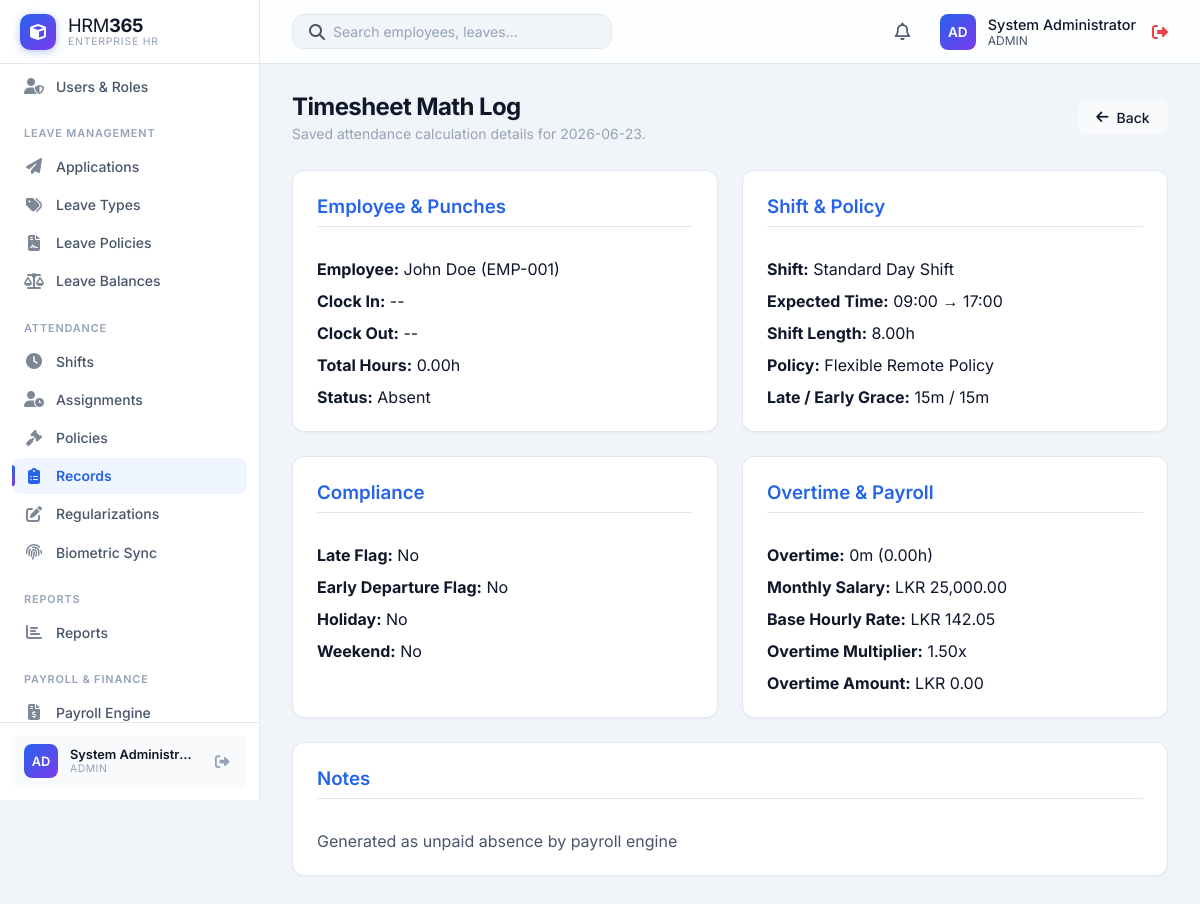
Screenshot of /HRM365/modules/attendance_records/detail.php?id=173 (signed in) with the database file from the repository.
### tables this page shows
CREATE TABLE `users` (
  `id` int(11) NOT NULL,
  `username` varchar(50) NOT NULL,
  `password` varchar(255) NOT NULL,
  `full_name` varchar(100) DEFAULT NULL,
  `role` enum('admin','HR','manager','employee') DEFAULT 'employee',
  `status` enum('Active','Inactive') DEFAULT 'Active',
  `language` varchar(20) DEFAULT 'English',
  `department` varchar(50) DEFAULT NULL,
  `employee_id` int(11) DEFAULT NULL,
  `created_at` timestamp NOT NULL DEFAULT current_timestamp()
);

CREATE TABLE `attendance_records` (
  `id` int(11) NOT NULL,
  `employee_id` int(11) NOT NULL,
  `shift_id` int(11) DEFAULT NULL,
  `attendance_policy_id` int(11) DEFAULT NULL,
  `date` date NOT NULL,
  `clock_in` datetime DEFAULT NULL,
  `clock_out` datetime DEFAULT NULL,
  `total_hours` decimal(5,2) DEFAULT 0.00,
  `break_hours` decimal(5,2) DEFAULT 0.00,
  `overtime_hours` decimal(5,2) DEFAULT 0.00,
  `overtime_amount` decimal(10,2) DEFAULT 0.00,
  `is_late` tinyint(4) DEFAULT 0,
  `is_early_departure` tinyint(4) DEFAULT 0,
  `is_absent` tinyint(1) DEFAULT 0,
  `is_holiday` tinyint(1) DEFAULT 0,
  `is_weekend` tinyint(1) DEFAULT 0,
  `status` enum('Present','Absent','Half Day','Holiday','On Leave','Pending') DEFAULT 'Pending',
  `notes` text DEFAULT NULL,
  `created_at` timestamp NOT NULL DEFAULT current_timestamp(),
  `updated_at` timestamp NOT NULL DEFAULT current_timestamp() ON UPDATE current_timestamp()
);

CREATE TABLE `employees` (
  `id` int(11) NOT NULL,
  `employee_code` varchar(20) NOT NULL,
  `first_name` varchar(50) NOT NULL,
  `last_name` varchar(50) NOT NULL,
  `email` varchar(100) NOT NULL,
  `phone` varchar(20) DEFAULT NULL,
  `department` varchar(50) DEFAULT NULL,
  `designation` varchar(50) DEFAULT NULL,
  `status` enum('Active','On Leave','Terminated') DEFAULT 'Active',
  `biometric_user_id` varchar(50) DEFAULT NULL,
  `hire_date` date DEFAULT NULL,
  `created_at` timestamp NOT NULL DEFAULT current_timestamp(),
  `updated_at` timestamp NOT NULL DEFAULT current_timestamp() ON UPDATE current_timestamp(),
  `date_of_birth` date DEFAULT NULL,
  `gender` enum('Male','Female','Other') DEFAULT NULL,
  `address` text DEFAULT NULL,
  `branch_id` int(11) DEFAULT NULL,
  `employment_type` enum('Full-time','Part-time','Contract') DEFAULT NULL,
  `base_salary` decimal(10,2) DEFAULT NULL,
  `profile_photo` varchar(255) DEFAULT NULL,
  `shift_id` int(11) DEFAULT NULL,
  `attendance_policy_id` int(11) DEFAULT NULL
);

CREATE TABLE `shifts` (
  `id` int(11) NOT NULL,
  `name` varchar(100) NOT NULL,
  `description` text DEFAULT NULL,
  `start_time` time NOT NULL,
  `end_time` time NOT NULL,
  `grace_period` int(11) DEFAULT 0,
  `is_night_shift` tinyint(1) DEFAULT 0,
  `status` enum('Active','Inactive') DEFAULT 'Active',
  `created_at` timestamp NOT NULL DEFAULT current_timestamp()
);

CREATE TABLE `attendance_policies` (
  `id` int(11) NOT NULL,
  `name` varchar(100) NOT NULL,
  `description` text DEFAULT NULL,
  `late_arrival_grace` int(11) DEFAULT 0,
  `early_departure_grace` int(11) DEFAULT 0,
  `overtime_rate_per_hour` decimal(10,2) DEFAULT 0.00,
  `status` enum('Active','Inactive') DEFAULT 'Active',
  `created_at` timestamp NOT NULL DEFAULT current_timestamp(),
  `updated_at` timestamp NOT NULL DEFAULT current_timestamp() ON UPDATE current_timestamp()
);

CREATE TABLE `system_settings` (
  `setting_key` varchar(50) NOT NULL,
  `setting_value` text NOT NULL,
  `updated_at` timestamp NOT NULL DEFAULT current_timestamp() ON UPDATE current_timestamp()
);

### HRM365/modules/attendance_records/detail.php (the view, shortened to what the rows shown need)
<?php
require_once '../../includes/db.php';
require_once '../../includes/auth.php';
require_once '../../includes/attendance_math.php';
$id = intval($_GET['id'] ?? 0);
$stmt = $pdo->prepare("
    SELECT r.*,
           e.first_name, e.last_name, e.employee_code, e.base_salary, e.department,
           s.name AS shift_name, s.start_time, s.end_time, s.grace_period, s.is_night_shift,
           p.name AS policy_name, p.late_arrival_grace, p.early_departure_grace, p.overtime_rate_per_hour
    FROM attendance_records r
    JOIN employees e ON r.employee_id = e.id
    LEFT JOIN shifts s ON r.shift_id = s.id
    LEFT JOIN attendance_policies p ON r.attendance_policy_id = p.id
    WHERE r.id = ?
");
$stmt->execute([$id]);
$record = $stmt->fetch();
$currency = $pdo->query("SELECT setting_value FROM system_settings WHERE setting_key = 'currency'")->fetchColumn() ?: 'LKR';
function fmt_time(?string $value): string
{
    return $value ? date('Y-m-d H:i', strtotime($value)) : '--';
}
$shiftHours = calculate_shift_hours($record['start_time'], $record['end_time']);
$hourlyRate = floatval($record['base_salary']) > 0 && $shiftHours > 0 ? floatval($record['base_salary']) / (22 * $shiftHours) : 0.00;
$policyRate = floatval($record['overtime_rate_per_hour'] ?? 0) > 0 ? floatval($record['overtime_rate_per_hour']) : 1.00;
include '../../includes/header.php';
?>
<div class="page-header">
    <div>
        <h1 class="page-title">Timesheet Math Log</h1>
        <div class="page-subtitle">Saved attendance calculation details for <?php echo htmlspecialchars($record['date']); ?>.</div>
    </div>
</div>
<div style="display: grid; grid-template-columns: 1fr 1fr; gap: 1.5rem;">
    <div class="card">
        <div style="display: grid; gap: 0.75rem;">
            <div><strong>Employee:</strong> <?php echo htmlspecialchars($record['first_name'] . ' ' . $record['last_name']); ?> (<?php echo htmlspecialchars($record['employee_code']); ?>)</div>
            <div><strong>Clock In:</strong> <?php echo htmlspecialchars(fmt_time($record['clock_in'])); ?></div>
            <div><strong>Clock Out:</strong> <?php echo htmlspecialchars(fmt_time($record['clock_out'])); ?></div>
            <div><strong>Total Hours:</strong> <?php echo number_format(floatval($record['total_hours']), 2); ?>h</div>
            <div><strong>Status:</strong> <?php echo htmlspecialchars($record['status']); ?></div>
        </div>
    </div>
    <div class="card">
        <div style="display: grid; gap: 0.75rem;">
            <div><strong>Shift:</strong> <?php echo htmlspecialchars($record['shift_name'] ?? 'No Shift'); ?></div>
            <div><strong>Expected Time:</strong> <?php echo $record['start_time'] ? htmlspecialchars(substr($record['start_time'], 0, 5)) : '--:--'; ?> &rarr; <?php echo $record['end_time'] ? htmlspecialchars(substr($record['end_time'], 0, 5)) : '--:--'; ?></div>
            <div><strong>Shift Length:</strong> <?php echo number_format($shiftHours, 2); ?>h</div>
            <div><strong>Policy:</strong> <?php echo htmlspecialchars($record['policy_name'] ?? 'No Policy'); ?></div>
            <div><strong>Late / Early Grace:</strong> <?php echo intval($record['late_arrival_grace'] ?? 0); ?>m / <?php echo intval($record['early_departure_grace'] ?? 0); ?>m</div>
        </div>
    </div>
    <div class="card">
        <div style="display: grid; gap: 0.75rem;">
            <div><strong>Overtime:</strong> <?php echo htmlspecialchars(format_hours_minutes(floatval($record['overtime_hours']))); ?> (<?php echo number_format(floatval($record['overtime_hours']), 2); ?>h)</div>
            <div><strong>Monthly Salary:</strong> <?php echo htmlspecialchars($currency); ?> <?php echo number_format(floatval($record['base_salary']), 2); ?></div>
            <div><strong>Base Hourly Rate:</strong> <?php echo htmlspecialchars($currency); ?> <?php echo number_format($hourlyRate, 2); ?></div>
            <div><strong>Overtime Multiplier:</strong> <?php echo number_format($policyRate, 2); ?>x</div>
            <div><strong>Overtime Amount:</strong> <?php echo htmlspecialchars($currency); ?> <?php echo number_format(floatval($record['overtime_amount']), 2); ?></div>
        </div>
    </div>
</div>
<?php if (!empty($record['notes'])): ?>
    <div class="card" style="margin-top: 1.5rem;">
        <h3 class="mb-4" style="color: var(--accent-primary); border-bottom: 1px solid var(--border-color); padding-bottom: 0.5rem;">Notes</h3>
        <div style="color: var(--text-secondary);"><?php echo nl2br(htmlspecialchars($record['notes'])); ?></div>
    </div>
<?php endif; ?>
<?php include '../../includes/footer.php'; ?>

### HRM365/includes/header.php (shortened to what the rows shown need)
<?php
require_once __DIR__ . '/auth.php';
$stylesheetPath = __DIR__ . '/../css/styles.css';
$stylesheetVersion = is_file($stylesheetPath) ? filemtime($stylesheetPath) : time();
?>
<!DOCTYPE html>
<html lang="en">
<head>
    <link rel="stylesheet" href="<?php echo app_url('css/styles.css'); ?>?v=<?php echo $stylesheetVersion; ?>">
    <link rel="stylesheet" href="https://cdnjs.cloudflare.com/ajax/libs/font-awesome/6.4.0/css/all.min.css">
</head>
<body>
    <?php include 'sidebar.php'; ?>
    <div class="main-wrapper">
        <header class="top-header">
            <div class="header-actions">
                <div class="user-profile" style="display: flex; align-items: center; gap: 1rem;">
                    <a href="<?php echo app_url('profile.php'); ?>" style="display: flex; align-items: center; gap: 0.75rem; text-decoration: none; color: inherit;">
                        <div class="avatar"><?php echo strtoupper(substr($currentUser['username'], 0, 2)); ?></div>
                        <div class="user-info">
                            <div style="font-size: 0.9rem; font-weight: 500; color: var(--text-primary);">
                                <?php echo htmlspecialchars($_SESSION['full_name'] ?? $currentUser['username']); ?>
                            </div>
                            <div style="font-size: 0.75rem; color: var(--text-secondary); text-transform: uppercase;">
                                <?php echo htmlspecialchars($currentUser['role']); ?>
                            </div>
                        </div>
                    </a>
                </div>
            </div>
        </header>
        <main class="content-area">

### HRM365/includes/sidebar.php (shortened to what the rows shown need)
<aside class="sidebar">
    <div class="sidebar-footer">
        <div class="sidebar-user">
            <div class="avatar"><?php echo strtoupper(substr($currentUser['username'], 0, 2)); ?></div>
            <div class="sidebar-user-info">
                <div class="sidebar-user-name"><?php echo htmlspecialchars($_SESSION['full_name'] ?? $currentUser['username']); ?></div>
                <div class="sidebar-user-role"><?php echo htmlspecialchars($currentUser['role']); ?></div>
            </div>
            <a href="<?php echo app_url('logout.php'); ?>" class="sidebar-logout" title="Logout"><i class="fas fa-sign-out-alt"></i></a>
        </div>
    </div>
</aside>

### rows the page displays
users: username "AD", role "ADMIN"
attendance_records: date "2026-06-23", employee.last_name "John Doe", employee.employee_code "EMP-001", clock_in "--", clock_out "--", total_hours "0.00", status "Absent", shift.name "Standard Day Shift", shift.start_time "09:00", shift.end_time "17:00", shift.end_time "8.00", attendance_policy.name "Flexible Remote Policy", attendance_policy.late_arrival_grace "15", attendance_policy.early_departure_grace "15", overtime_hours "0m", overtime_hours "0.00", employee.base_salary "25,000.00", employee.end_time "142.05", attendance_policy.overtime_rate_per_hour "1.50", overtime_amount "0.00", notes "Generated as unpaid absence by payroll engine"
system_settings: setting_value "LKR"

### other values shown
$_SESSION['full_name'] "System Administr…"
$_SESSION['full_name'] "System Administrator"
